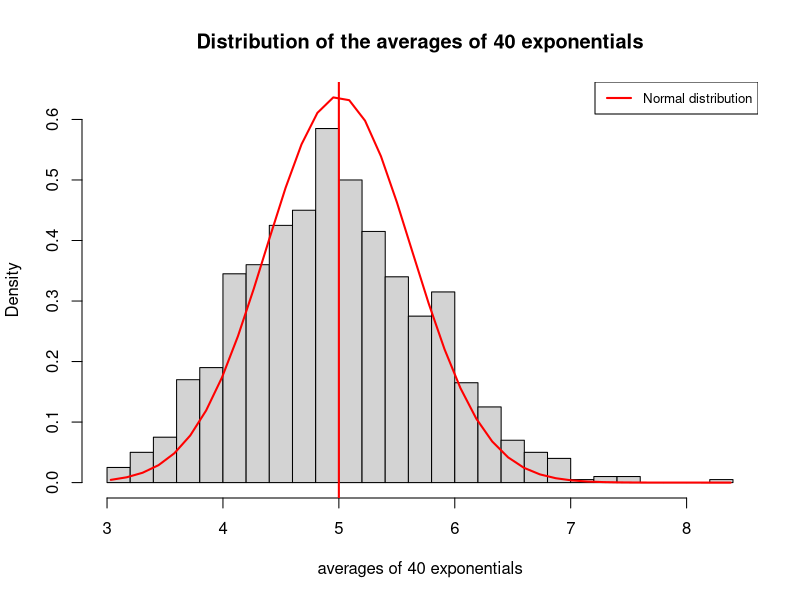

The R source for this figure:
## ---- chunk 1
knitr::opts_chunk$set(echo = FALSE)
library(ggplot2)
## ---- chunk 2
## Parameters
lambda <- 0.2; n <- 1000; N <- 40
## Simulation
set.seed(12345)
simRdmExpo <- rexp(n*N, lambda)
simMeans <- apply(matrix(simRdmExpo, n, N), 1, mean)
## ---- chunk 3
theoretical_mean <- 1/lambda
sample_mean <- mean(simMeans)
knitr::kable(cbind(sample_mean, theoretical_mean, sample_mean-theoretical_mean), 
             digits=2, 
             col.names = c("Sample mean", "Theoretical mean", "Difference"),
             caption = "Sample mean vs Theoretical mean",
             format.args = list(nsmall=4, digits=2))
## ---- chunk 4
theoretical_variance <- 1/lambda^2/N
sample_variance <- var(simMeans)
knitr::kable(cbind(sample_variance, theoretical_variance, sample_variance-theoretical_variance), 
             col.names = c("Sample variance", "Theoretical variance", "Difference"),
             caption = "Sample variance vs Theoretical variance",
             format.args = list(nsmall=4, digits=2))
## ---- chunk 5
## Calculates the theoretical normal distribution
xnorm <- seq(min(simMeans), max(simMeans), length.out=40)
ynorm <- dnorm(xnorm, theoretical_mean, theoretical_variance)

## Plot density of the averages and the normal distribution
hist(simMeans,
     main = "Distribution of the averages of 40 exponentials",
     xlab = "averages of 40 exponentials",
     breaks=20,
     freq=FALSE,
     ylim=c(0, max(ynorm))
     )
lines(xnorm, ynorm, pch = 22, col="red", lwd = 2, lty = 1)
abline(v = theoretical_mean, col = "red", lwd = 2)
legend("topright", legend = "Normal distribution", col = "red", cex = 0.8, lwd = 2, lty = 1)

